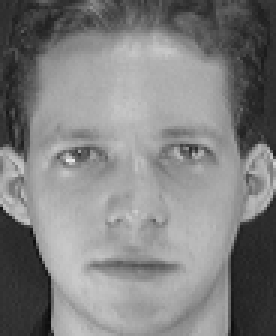
#> input picture Assignment 3/data/s1/1.pgm, 92 x 112 px (shown 3 times larger)
$ python -i enhancer.py   (imports and definitions only)
#> lines starting #> are read from the running program, lines starting #| are printed output that depends on the picture
#> further down, picture is the input picture: shape (112, 92, 3); min 11, max 234, mean 128.3
"""
Image Enhancer — CLAHE, Resizing, and Normalization.

Provides preprocessing utilities for standardizing face images
before feature extraction.
"""

import logging
from typing import Optional, Tuple

import cv2
import numpy as np

logger = logging.getLogger(__name__)


class ImageEnhancer:
    """
    Image preprocessing and enhancement pipeline.

    Applies CLAHE contrast enhancement, resizing, color space conversion,
    and normalization to prepare images for feature extraction.

    Attributes:
        target_size: Target dimensions (H, W) for resizing.
        clip_limit: CLAHE clip limit for contrast enhancement.
        tile_grid_size: CLAHE tile grid dimensions.
        normalize: Whether to normalize pixel values to [0, 1].
    """

    def __init__(
        self,
        target_size: Tuple[int, int] = (256, 256),
        clip_limit: float = 2.0,
        tile_grid_size: Tuple[int, int] = (8, 8),
        normalize: bool = True,
    ):
        self.target_size = target_size
        self.clip_limit = clip_limit
        self.tile_grid_size = tile_grid_size
        self.normalize = normalize

        # Create CLAHE object
        self._clahe = cv2.createCLAHE(
            clipLimit=self.clip_limit,
            tileGridSize=self.tile_grid_size,
        )

    def resize(self, image: np.ndarray) -> np.ndarray:
        """
        Resize image to target dimensions.

        Args:
            image: Input image as numpy array.

        Returns:
            Resized image.
        """
        return cv2.resize(
            image,
            (self.target_size[1], self.target_size[0]),
            interpolation=cv2.INTER_LANCZOS4,
        )
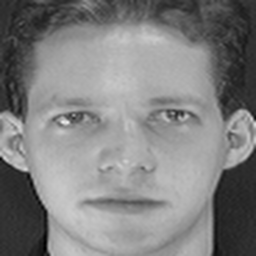
#> returned value: shape (256, 256, 3); min 0, max 239, mean 128.3

    def apply_clahe(self, image: np.ndarray) -> np.ndarray:
        """
        Apply CLAHE (Contrast Limited Adaptive Histogram Equalization).

        Converts to LAB color space, applies CLAHE to the L channel,
        and converts back to RGB. This enhances contrast while
        preserving color information.

        Args:
            image: Input RGB image as uint8 numpy array.

        Returns:
            Contrast-enhanced RGB image.
        """
        # Convert RGB to LAB
        lab = cv2.cvtColor(image, cv2.COLOR_RGB2LAB)
#> lab: shape (256, 256, 3); mean of channels 0, 1, 2 134.8, 128, 128

        # Apply CLAHE to L channel
        l_channel = lab[:, :, 0]
        lab[:, :, 0] = self._clahe.apply(l_channel)
#> lab: shape (256, 256, 3); mean of channels 0, 1, 2 141.5, 128, 128
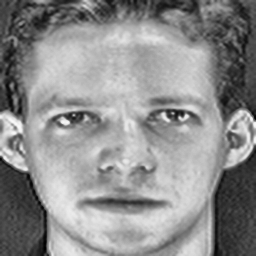
#> l_channel: shape (256, 256); min 1, max 250, mean 141.5

        # Convert back to RGB
        enhanced = cv2.cvtColor(lab, cv2.COLOR_LAB2RGB)
        return enhanced

    def to_grayscale(self, image: np.ndarray) -> np.ndarray:
        """
        Convert RGB image to grayscale.

        Args:
            image: Input RGB image.

        Returns:
            Grayscale image with single channel.
        """
        return cv2.cvtColor(image, cv2.COLOR_RGB2GRAY)

    def normalize_image(self, image: np.ndarray) -> np.ndarray:
        """
        Normalize pixel values to [0, 1] float range.

        Args:
            image: Input uint8 image.

        Returns:
            Normalized float64 image in [0, 1].
        """
        return image.astype(np.float64) / 255.0

    def enhance(self, image: np.ndarray) -> np.ndarray:
        """
        Apply the full preprocessing pipeline.

        Steps:
        1. Resize to target dimensions
        2. Apply CLAHE contrast enhancement
        3. Optionally normalize to [0, 1]

        Args:
            image: Input RGB image as uint8 numpy array.

        Returns:
            Preprocessed image (float64 if normalized, uint8 otherwise).
        """
        # Step 1: Resize
        processed = self.resize(image)

        # Step 2: CLAHE
        processed = self.apply_clahe(processed)

        # Step 3: Normalize
        if self.normalize:
            processed = self.normalize_image(processed)

        return processed

>>> import cv2
>>> picture = cv2.cvtColor(cv2.imread('../../../Assignment 3/data/s1/1.pgm'), cv2.COLOR_BGR2RGB)
>>> result = ImageEnhancer().enhance(picture)

$ run again, on Assignment 3/data/s1/10.pgm
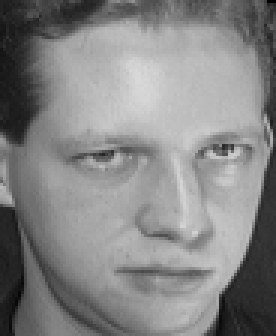
#> input picture Assignment 3/data/s1/10.pgm, 92 x 112 px (shown 3 times larger)
#> picture is the input picture: shape (112, 92, 3); min 1, max 217, mean 132.8
#> in resize, `return cv2.resize( image, (self.target_size[1], self.target_size[0]), ..`:
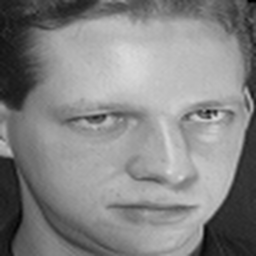
#> returned value: shape (256, 256, 3); min 0, max 218, mean 132.8
#> in apply_clahe, `lab[:, :, 0] = self._clahe.apply(l_channel)`:
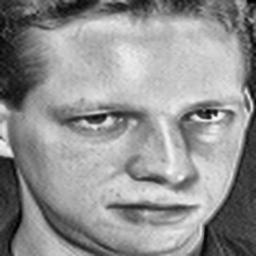
#> l_channel: shape (256, 256); min 2, max 246, mean 145.5

$ run again, on Assignment 3/data/s1/2.pgm
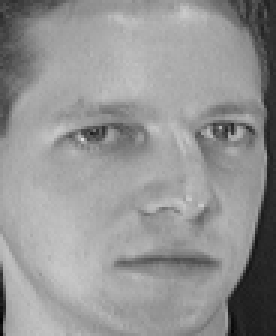
#> input picture Assignment 3/data/s1/2.pgm, 92 x 112 px (shown 3 times larger)
#> picture is the input picture: shape (112, 92, 3); min 2, max 223, mean 148
#> in resize, `return cv2.resize( image, (self.target_size[1], self.target_size[0]), ..`:
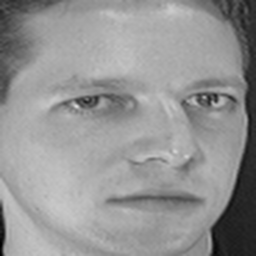
#> returned value: shape (256, 256, 3); min 0, max 223, mean 148
#> in apply_clahe, `lab[:, :, 0] = self._clahe.apply(l_channel)`:
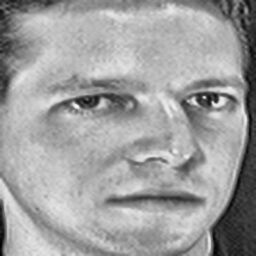
#> l_channel: shape (256, 256); min 2, max 246, mean 159.1

$ run again, on Assignment 3/data/s1/3.pgm
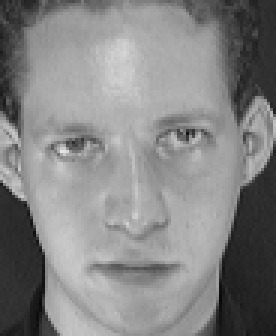
#> input picture Assignment 3/data/s1/3.pgm, 92 x 112 px (shown 3 times larger)
#> picture is the input picture: shape (112, 92, 3); min 7, max 232, mean 132.6
#> in resize, `return cv2.resize( image, (self.target_size[1], self.target_size[0]), ..`:
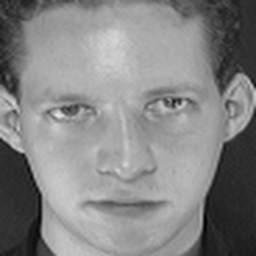
#> returned value: shape (256, 256, 3); min 0, max 233, mean 132.6
#> in apply_clahe, `lab[:, :, 0] = self._clahe.apply(l_channel)`:
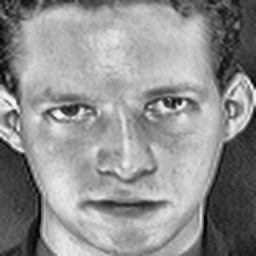
#> l_channel: shape (256, 256); min 1, max 249, mean 143.9
